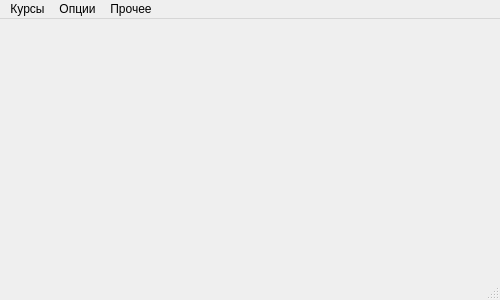
<?xml version="1.0" encoding="UTF-8"?>
<ui version="4.0">
 <class>MainWindow</class>
 <widget class="QMainWindow" name="MainWindow">
  <property name="geometry">
   <rect>
    <x>0</x>
    <y>0</y>
    <width>500</width>
    <height>300</height>
   </rect>
  </property>
  <property name="minimumSize">
   <size>
    <width>500</width>
    <height>300</height>
   </size>
  </property>
  <property name="windowTitle">
   <string>MainWindow</string>
  </property>
  <widget class="QWidget" name="centralwidget">
   <layout class="QVBoxLayout" name="verticalLayout">
    <item>
     <widget class="QTabWidget" name="tabWidget">
      <property name="maximumSize">
       <size>
        <width>16777215</width>
        <height>16777215</height>
       </size>
      </property>
      <property name="mouseTracking">
       <bool>false</bool>
      </property>
      <property name="autoFillBackground">
       <bool>false</bool>
      </property>
      <property name="currentIndex">
       <number>-1</number>
      </property>
      <property name="documentMode">
       <bool>true</bool>
      </property>
      <property name="tabsClosable">
       <bool>true</bool>
      </property>
      <property name="movable">
       <bool>true</bool>
      </property>
      <property name="tabBarAutoHide">
       <bool>false</bool>
      </property>
     </widget>
    </item>
   </layout>
  </widget>
  <widget class="QMenuBar" name="menubar">
   <property name="geometry">
    <rect>
     <x>0</x>
     <y>0</y>
     <width>500</width>
     <height>21</height>
    </rect>
   </property>
   <property name="acceptDrops">
    <bool>true</bool>
   </property>
   <property name="layoutDirection">
    <enum>Qt::LeftToRight</enum>
   </property>
   <property name="autoFillBackground">
    <bool>false</bool>
   </property>
   <widget class="QMenu" name="options">
    <property name="title">
     <string>Опции</string>
    </property>
    <addaction name="option_start_tab"/>
    <addaction name="option_locale"/>
    <addaction name="option_personalisation"/>
    <addaction name="option_hotkeys"/>
    <addaction name="option_inform_program"/>
    <addaction name="separator"/>
    <addaction name="options_all"/>
   </widget>
   <widget class="QMenu" name="file">
    <property name="title">
     <string>Курсы</string>
    </property>
    <widget class="QMenu" name="file_append_course">
     <property name="title">
      <string>Добавить курс</string>
     </property>
     <addaction name="file_append_course_local"/>
     <addaction name="file_append_course_global"/>
    </widget>
    <widget class="QMenu" name="file_opened_recently">
     <property name="title">
      <string>Открыть недавний курс</string>
     </property>
     <addaction name="separator"/>
     <addaction name="file_clear_opened_recently"/>
    </widget>
    <addaction name="file_opened_recently"/>
    <addaction name="separator"/>
    <addaction name="file_append_course"/>
    <addaction name="separator"/>
    <addaction name="file_made_course"/>
   </widget>
   <widget class="QMenu" name="other">
    <property name="title">
     <string>Прочее</string>
    </property>
    <addaction name="other_show_strart_tab"/>
    <addaction name="other_inform_error"/>
   </widget>
   <addaction name="file"/>
   <addaction name="options"/>
   <addaction name="other"/>
  </widget>
  <widget class="QStatusBar" name="statusbar"/>
  <action name="options_all">
   <property name="text">
    <string>Все</string>
   </property>
  </action>
  <action name="option_inform_program">
   <property name="text">
    <string>О приложении</string>
   </property>
  </action>
  <action name="option_start_tab">
   <property name="text">
    <string>Параметры начальной вкладки</string>
   </property>
  </action>
  <action name="file_made_course">
   <property name="text">
    <string>Создать курс</string>
   </property>
  </action>
  <action name="option_locale">
   <property name="text">
    <string>Локализация</string>
   </property>
  </action>
  <action name="action_12">
   <property name="text">
    <string>Библиотека курсов</string>
   </property>
  </action>
  <action name="action_13">
   <property name="text">
    <string>Локальный</string>
   </property>
  </action>
  <action name="file_append_course_global">
   <property name="text">
    <string>Из официального сообщества</string>
   </property>
  </action>
  <action name="file_append_course_local">
   <property name="text">
    <string>Локальный</string>
   </property>
  </action>
  <action name="option_personalisation">
   <property name="text">
    <string>Персонализация</string>
   </property>
  </action>
  <action name="option_hotkeys">
   <property name="text">
    <string>Горячие клавиши</string>
   </property>
  </action>
  <action name="other_show_strart_tab">
   <property name="text">
    <string>Отобразить начальную вкладку</string>
   </property>
  </action>
  <action name="other_inform_error">
   <property name="text">
    <string>Отправить сообщение об ошибке </string>
   </property>
  </action>
  <action name="file_clear_opened_recently">
   <property name="text">
    <string>Очистить недавно открытые</string>
   </property>
  </action>
 </widget>
 <resources/>
 <connections/>
</ui>
